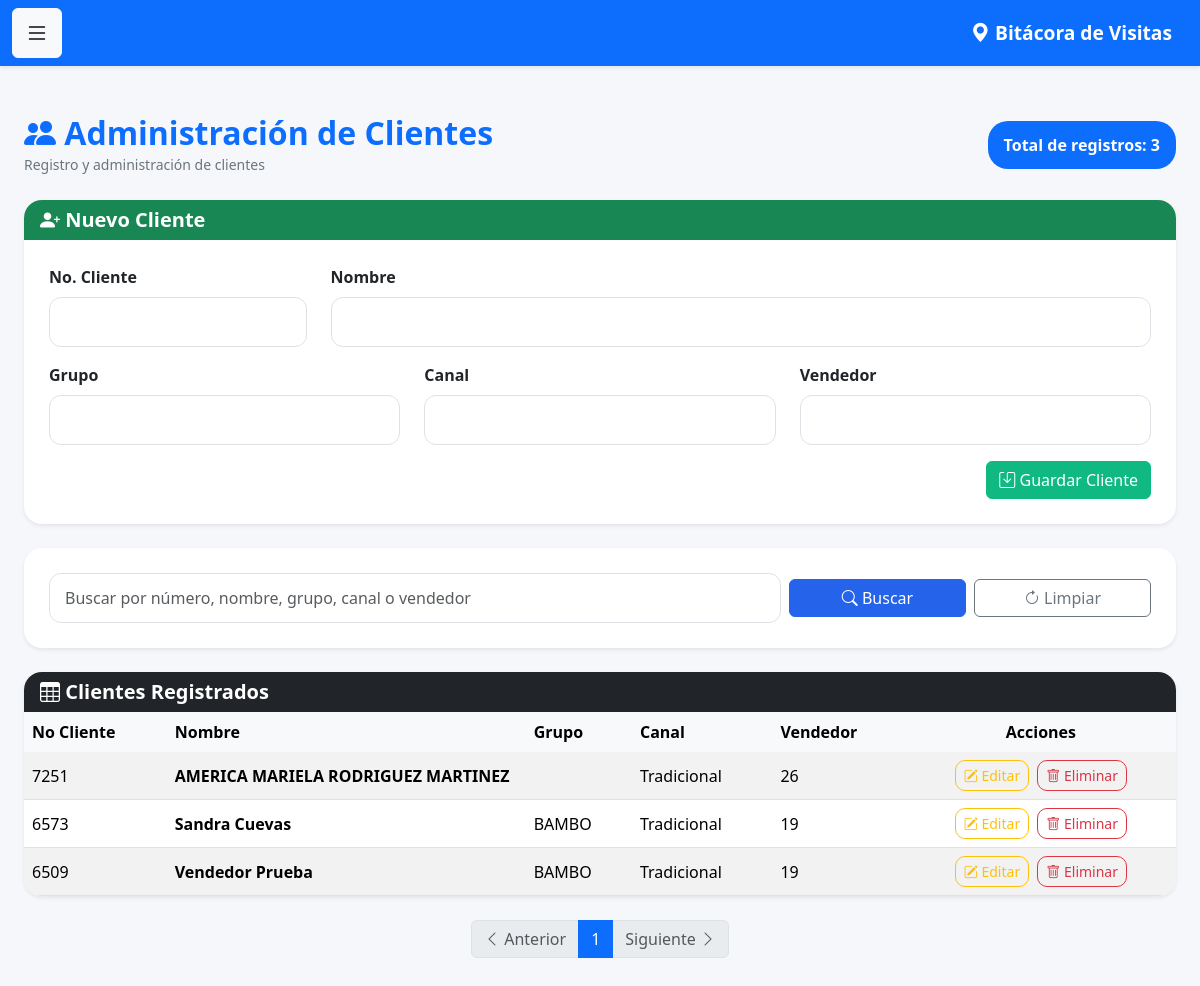
Before: /clientes (signed in) with the older database file.
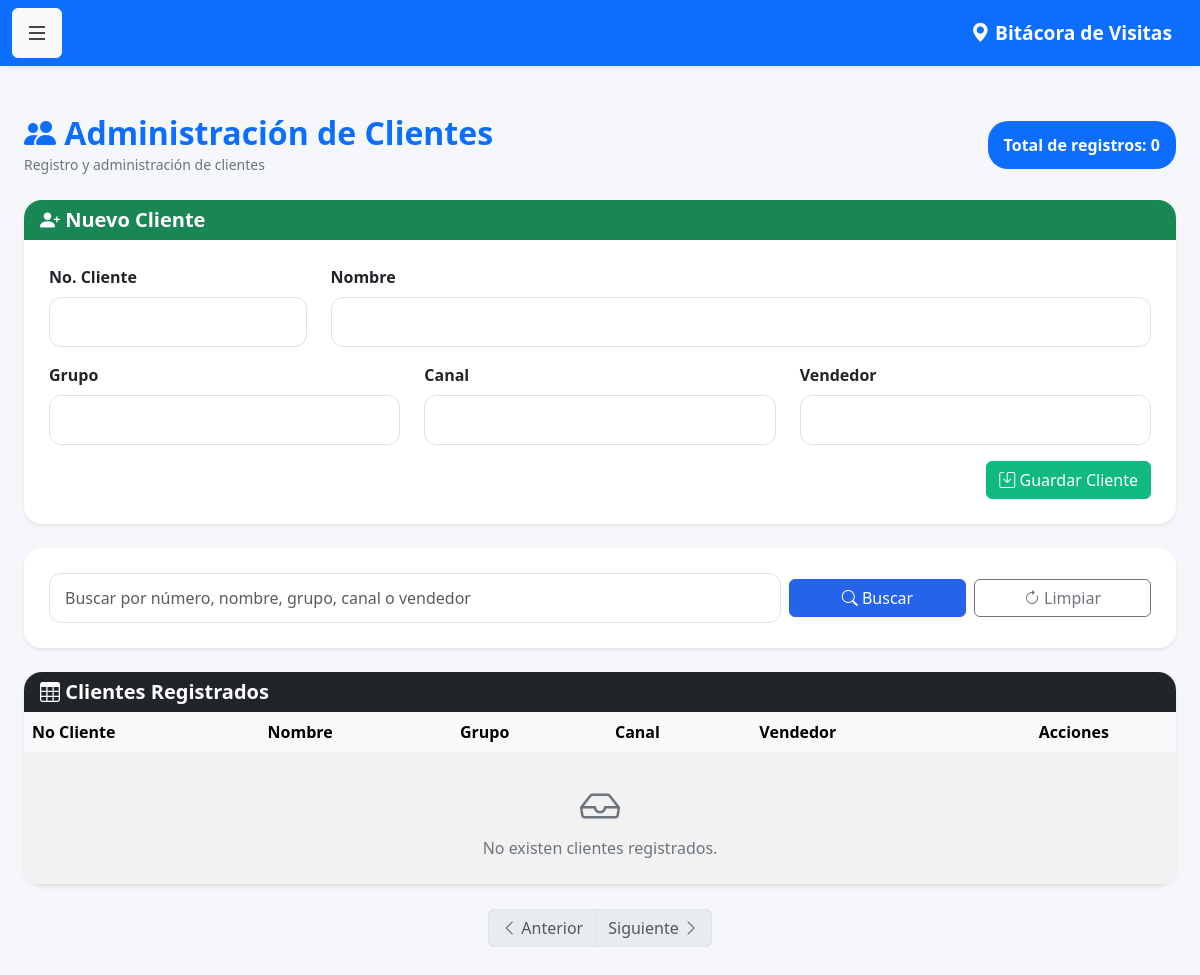
After: the same page with the newer database file.
### models.py (models this page shows)
class Cliente(db.Model):
    __tablename__ = 'clientes'
    id = db.Column(
        db.Integer,
        primary_key=True
    )
    num_cliente = db.Column(
        db.String(20),
        unique=True,
        nullable=False
    )
    nombre = db.Column(
        db.String(150),
        nullable=False
    )
    grupo = db.Column(
        db.String(100)
    )
    canal = db.Column(
        db.String(100)
    )
    vendedor = db.Column(
        db.Integer
    )

### app.py (the view, shortened to what this page needs)
@app.route('/clientes', methods=['GET', 'POST'])
@login_required
def clientes():
    if current_user.rol not in ['admin', 'supervisor']:
        return "Acceso denegado"
    buscar = request.args.get(
        'buscar',
        ''
    )
    pagina = request.args.get(
        'page',
        1,
        type=int
    )
    if buscar:
        lista_clientes = Cliente.query.filter(
            or_(
                Cliente.num_cliente.contains(
                    buscar
                ),
                Cliente.nombre.contains(
                    buscar
                ),
                Cliente.grupo.contains(
                    buscar
                ),
                Cliente.canal.contains(
                    buscar
                )
            )
        ).order_by(
            Cliente.nombre
        ).paginate(
            page=pagina,
            per_page=25,
            error_out=False
        )
    else:
        lista_clientes = Cliente.query.order_by(
            Cliente.nombre
        ).paginate(
            page=pagina,
            per_page=25,
            error_out=False
        )
    return render_template(
        'clientes.html',
        clientes=lista_clientes
    )

### app.py (called while the page is built)
@login_manager.user_loader
def load_user(user_id):
    return Usuario.query.get(int(user_id))

### templates/clientes.html (shortened to what this page needs)
{% extends 'base.html' %}
{% block contenido %}
<div class="container py-4">
    <div class="d-flex justify-content-between align-items-center mb-4">
        <div>
            <h2 class="fw-bold text-primary mb-0">
                <i class="bi bi-people-fill"></i>
                Administración de Clientes
            </h2>
            <small class="text-muted">
                Registro y administración de clientes
            </small>
        </div>
        <div>
            <span class="badge bg-primary fs-6 p-3">
                Total de registros: {{ clientes.total }}
            </span>
        </div>
    </div>
    <div class="card shadow-sm border-0 mb-4">
        <div class="card-header bg-success text-white">
            <h5 class="mb-0">
                <i class="bi bi-person-plus-fill"></i>
                Nuevo Cliente
            </h5>
        </div>
        <div class="card-body">
            <form method="POST">
                <div class="row">
                    <div class="col-md-3 mb-3">
                        <label class="form-label fw-semibold">
                            No. Cliente
                        </label>
                        <input
                            type="text"
                            name="num_cliente"
                            class="form-control"
                            required>
                    </div>
                    <div class="col-md-9 mb-3">
                        <label class="form-label fw-semibold">
                            Nombre
                        </label>
                        <input
                            type="text"
                            name="nombre"
                            class="form-control"
                            required>
                    </div>
                    <div class="col-md-4 mb-3">
                        <label class="form-label fw-semibold">
                            Grupo
                        </label>
                        <input
                            type="text"
                            name="grupo"
                            class="form-control">
                    </div>
                    <div class="col-md-4 mb-3">
                        <label class="form-label fw-semibold">
                            Canal
                        </label>
                        <input
                            type="text"
                            name="canal"
                            class="form-control">
                    </div>
                    <div class="col-md-4 mb-3">
                        <label class="form-label fw-semibold">
                            Vendedor
                        </label>
                        <input
                            type="text"
                            name="vendedor"
                            class="form-control">
                    </div>
                </div>
                <div class="text-end">
                    <button
                        type="submit"
                        class="btn btn-success">
                        <i class="bi bi-save"></i>
                        Guardar Cliente
                    </button>
                </div>
            </form>
        </div>
    </div>
    <div class="card shadow-sm border-0 mb-4">
        <div class="card-body">
            <form method="GET">
                <div class="row g-2 align-items-center">
                    <div class="col-md-8">
                        <input
                            type="text"
                            name="buscar"
                            class="form-control"
                            value="{{ request.args.get('buscar','') }}"
                            placeholder="Buscar por número, nombre, grupo, canal o vendedor">
                    </div>
                    <div class="col-md-2">
                        <button
                            class="btn btn-primary w-100"
                            type="submit">
                            <i class="bi bi-search"></i>
                            Buscar
                        </button>
                    </div>
                    <div class="col-md-2">
                        <a
                            href="{{ url_for('clientes') }}"
                            class="btn btn-outline-secondary w-100">
                            <i class="bi bi-arrow-clockwise"></i>
                            Limpiar
                        </a>
                    </div>
                </div>
            </form>
        </div>
    </div>
    <div class="card shadow-sm border-0">
        <div class="card-header bg-dark text-white">
            <h5 class="mb-0">
                <i class="bi bi-table"></i>
                Clientes Registrados
            </h5>
        </div>
        <div class="table-responsive">
            <table class="table table-hover table-striped align-middle mb-0">
                <thead class="table-light">
                    <tr>
                        <th>No Cliente</th>
                        <th>Nombre</th>
                        <th>Grupo</th>
                        <th>Canal</th>
                        <th>Vendedor</th>
                        <th class="text-center">
                            Acciones
                        </th>
                    </tr>
                </thead>
                <tbody>
                    {% for cliente in clientes.items %}
                    <tr>
                        <td>{{ cliente.num_cliente }}</td>
                        <td class="fw-semibold">
                            {{ cliente.nombre }}
                        </td>
                        <td>{{ cliente.grupo }}</td>
                        <td>{{ cliente.canal }}</td>
                        <td>{{ cliente.vendedor }}</td>
                        <td class="text-center">
                                                    <a
                                href="/cliente/editar/{{ cliente.id }}"
                                class="btn btn-outline-warning btn-sm me-1">
                                <i class="bi bi-pencil-square"></i>
                                Editar
                            </a>
                            <a
                                href="/cliente/eliminar/{{ cliente.id }}"
                                class="btn btn-outline-danger btn-sm"
                                onclick="return confirm('¿Eliminar este cliente?');">
                                <i class="bi bi-trash"></i>
                                Eliminar
                            </a>
                        </td>
                    </tr>
                    {% else %}
                    <tr>
                        <td colspan="6" class="text-center py-4">
                            <div class="text-muted">
                                <i class="bi bi-inbox fs-1"></i>
                                <br>
                                No existen clientes registrados.
                            </div>
                        </td>
                    </tr>
                    {% endfor %}
                </tbody>
            </table>
        </div>
    </div>
    <nav class="mt-4">
        <ul class="pagination justify-content-center">
            {% if clientes.has_prev %}
            <li class="page-item">
                <a
                    class="page-link"
                    href="{{ url_for('clientes', page=clientes.prev_num, buscar=request.args.get('buscar','')) }}">
                    <i class="bi bi-chevron-left"></i>
                    Anterior
                </a>
            </li>
            {% else %}
            <li class="page-item disabled">
                <span class="page-link">
                    <i class="bi bi-chevron-left"></i>
                    Anterior
                </span>
            </li>
            {% endif %}
            {% for num in clientes.iter_pages(left_edge=1,
                                              right_edge=1,
                                              left_current=2,
                                              right_current=2) %}
                {% if num %}
                    <li class="page-item {% if num == clientes.page %}active{% endif %}">
                        <a
                            class="page-link"
                            href="{{ url_for('clientes', page=num, buscar=request.args.get('buscar','')) }}">
                            {{ num }}
                        </a>
                    </li>
                {% else %}
                    <li class="page-item disabled">
                        <span class="page-link">
                            ...
                        </span>
                    </li>
                {% endif %}
            {% endfor %}
            {% if clientes.has_next %}
            <li class="page-item">
                <a
                    class="page-link"
                    href="{{ url_for('clientes', page=clientes.next_num, buscar=request.args.get('buscar','')) }}">
                    Siguiente
                    <i class="bi bi-chevron-right"></i>
                </a>
            </li>
            {% else %}
            <li class="page-item disabled">
                <span class="page-link">
                    Siguiente
                    <i class="bi bi-chevron-right"></i>
                </span>
            </li>
            {% endif %}
        </ul>
    </nav>
</div>
{% endblock %}

### templates/base.html (shortened to what this page needs)
<!DOCTYPE html>
<html lang="es">
<head>
<link rel="stylesheet" href="{{ url_for('static', filename='css/style.css') }}">
    <link
    href="https://cdn.jsdelivr.net/npm/bootstrap@5.3.3/dist/css/bootstrap.min.css"
    rel="stylesheet">
    <link rel="stylesheet"
    href="https://cdn.jsdelivr.net/npm/bootstrap-icons@1.11.3/font/bootstrap-icons.min.css">
    <link rel="stylesheet"
    href="{{ url_for('static', filename='css/style.css') }}">
</head>
<body>
<nav class="navbar navbar-dark bg-primary shadow-sm">
<div class="container-fluid">
<button
class="btn btn-light"
type="button"
data-bs-toggle="offcanvas"
data-bs-target="#menuLateral">
<i class="bi bi-list fs-4"></i>
</button>
<span class="navbar-brand fw-bold">
<i class="bi bi-geo-alt-fill"></i>
Bitácora de Visitas
</span>
</div>
</nav>
<main class="container py-4">
{% block contenido %}
{% endblock %}
</main>
</body>
</html>

### static/css/style.css (style rules this page uses)
body { background: #f5f7fb; font-family: "Segoe UI", Roboto, Helvetica, Arial, sans-serif; color: #212529; }
.container { max-width: 1400px; }
h1, h2, h3, h4, h5 { font-weight: 700; }
.text-muted { color: #6c757d !important; }
.card { border: none; border-radius: 18px; overflow: hidden; box-shadow: 0 6px 18px rgba(0,0,0,.08); }
.card-header { border: none; }
.card-body { padding: 25px; }
.form-label { margin-bottom:8px; }
.form-control, .form-select { border-radius:12px; padding:12px 15px; border:1px solid #dee2e6; transition:.25s; }
.btn { transition:.25s; }
.btn-primary { background:#2563eb; border-color:#2563eb; }
.btn-success { background:#10b981; border-color:#10b981; }
.table { margin-bottom:0; }
.table thead th { font-weight:600; border:none; }
.table-hover tbody tr { transition:.25s; }
.table td, .table th { vertical-align:middle; }
.badge { padding:8px 12px; border-radius:20px; font-size:.85rem; }
.table td { max-width:250px; }
.navbar { min-height:65px; }
.navbar-brand { font-size:1.2rem; }

Changed rows visible on the page:
removed Cliente: num_cliente "7251", nombre "AMERICA MARIELA RODRIGUEZ MARTINEZ", canal "Tradicional", vendedor "26"
removed Cliente: num_cliente "6573", nombre "Sandra Cuevas", grupo "BAMBO", canal "Tradicional", vendedor "19"
removed Cliente: num_cliente "6509", nombre "Vendedor Prueba", grupo "BAMBO", canal "Tradicional", vendedor "19"
Other visible differences:
{{ clientes.total }}: "3" → "0"
text now shown: "No existen clientes registrados."
list line gone: "1"
